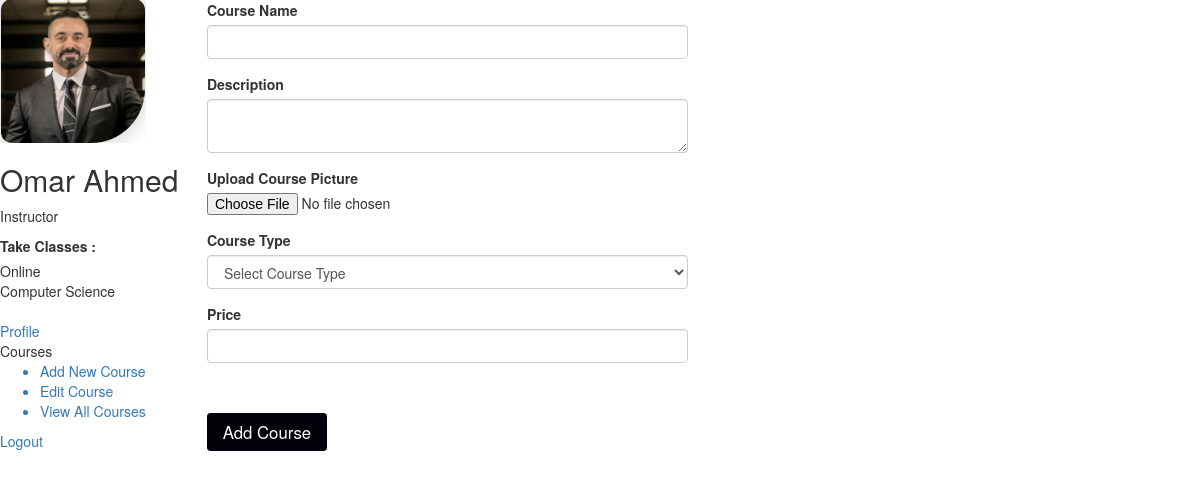
Page /dash/teacher/newcourse (signed in) on the committed database.
### ehub/models.py (models this page shows, shortened)
class Instructor(db.Model):
    id = db.Column(db.Integer, primary_key = True)
    name = db.Column(db.String(length=35), nullable = False, unique = True)
    email=db.Column(db.String(length=120), nullable = False, unique = True)
    password = db.Column(db.String(length=60), nullable = False)
    image_file = db.Column(db.String(length=20), nullable=False, default='default.jpg')
    biography = db.Column(db.Text, nullable = False)
    expertise = db.Column(db.String(length=25),nullable = False)
    course_type = db.Column(db.String(length=15),nullable = False)
    category_id = db.Column(db.Integer, db.ForeignKey('category.id'), nullable=False)
    courses = db.relationship('Course', backref='instructor', lazy=True, cascade='delete')

### ehub/routes.py (the view, shortened to what this page needs)
@app.route("/dash/teacher/newcourse", methods=['GET', 'POST'], strict_slashes=False)
@login_required
@instructor_Permission.require()
def account_course():
    user_id = current_user.id
    teacher, image_teacher = get_instructordata(user_id)
    form = Add_newcourse_Form()
    return render_template("new_course.html", image_file = image_teacher, name = teacher.name,
                           expert = teacher.expertise, c_type=teacher.course_type, form= form,
                           title="New_Course")

### ehub/forms.py
class Add_newcourse_Form(FlaskForm):
    name = StringField('Course Name',
                           validators=[DataRequired(), validate_name, Length(min=2, max=20)])
    description = TextAreaField('Description', validators=[DataRequired(), Length(min=10)])
    picture = FileField('Upload Course Picture', validators=[FileAllowed(['jpg', 'png', 'jpeg'])])
    Course_type = SelectField("Course Type",choices=["Select Course Type", "Online", "Videos"], validators=[DataRequired()])
    price = IntegerField("Price", validators=[DataRequired()])
    Add_Course = SubmitField('Add Course')

### ehub/models.py (called while the page is built)
@login_manager.user_loader
def load_user(user_id):
    return User.query.get(int(user_id))

### ehub/routes.py (called while the page is built)
def get_instructordata(user_id):
    user = User.query.filter_by(id =user_id).first()
    teacher = Instructor.query.filter_by(id =user.user_id).first()
    image_file = teacher.image_file
    return teacher, image_file

### ehub/templates/new_course.html (shortened to what this page needs)
<html lang="en">
  <head>
    <link
      rel="stylesheet"
      href="https://cdnjs.cloudflare.com/ajax/libs/jqueryui/1.12.1/themes/base/jquery-ui.min.css"
    />
    <link
      rel="stylesheet"
      href="https://cdnjs.cloudflare.com/ajax/libs/twitter-bootstrap/3.3.7/css/bootstrap.min.css"
    />
    <link
      rel="stylesheet"
      href="https://cdnjs.cloudflare.com/ajax/libs/font-awesome/4.7.0/css/font-awesome.min.css"
    />
    <link
      rel="stylesheet"
      href="https://cdnjs.cloudflare.com/ajax/libs/simple-line-icons/2.4.1/css/simple-line-icons.min.css"
    />
    <link
      rel="stylesheet"
      href="https://cdnjs.cloudflare.com/ajax/libs/OwlCarousel2/2.3.4/assets/owl.carousel.min.css"
    />
    <link
      rel="stylesheet"
      href="https://cdnjs.cloudflare.com/ajax/libs/OwlCarousel2/2.3.4/assets/owl.theme.default.min.css"
    />
    <link
      rel="stylesheet"
      href="https://cdnjs.cloudflare.com/ajax/libs/select2/4.0.5/css/select2.min.css"
    />
    <link
      rel="stylesheet"
      href="https://cdnjs.cloudflare.com/ajax/libs/bootstrap-daterangepicker/3.0.5/daterangepicker.min.css"
    />
    <link
      rel="stylesheet"
      href="https://cdnjs.cloudflare.com/ajax/libs/lightbox2/2.11.3/css/lightbox.min.css"
    />
    <link
      rel="stylesheet"
      href="https://cdnjs.cloudflare.com/ajax/libs/animate.css/3.1.1/animate.min.css"
    />
    <link
      rel="stylesheet"
      href="https://cdnjs.cloudflare.com/ajax/libs/bootstrap-sweetalert/1.0.1/sweetalert.min.css"
    />
    <link
      rel="stylesheet"
      href="https://www.academiescity.com/css/front_scss.css"
    />
    <link rel="stylesheet" href="https://www.academiescity.com/css/front.css" />
    <link
      rel="stylesheet"
      type="text/css"
      href="{{ url_for('static', filename='style.css') }}"
    />
  </head>
  <div class="new_course">
    <div class="content-section" style="width:250px">
      <div class="media">
        <img class="rounded-circle account-img" src="{{ url_for('static', filename='profile_pics/'+ image_file) }}" />
        <div class="media-body">
          <h2 class="account-heading">{{name}}</h2>
          <p>Instructor</p>
          <div class="tib-take-class">
            <label text-align: right>Take Classes :</label>
            <div class="course-types tib-type clearfix">
              {% if c_type == "Both" %}
              <div class="course-type c-live">Online</div>
              <div class="course-type c-in_house">Videos</div>
              {% else %}
              <div class="course-type c-live">{{c_type}}</div>
              {% endif %}
            </div>
            <div class="expertice-item">{{expert}}</div>
          </div>
          <br />
          <div id="sidebar">
            <a href="/dash/teacher/profile">Profile</a>
            <br>
            Courses
            <ul>
              <a href="/dash/teacher/newcourse"> <li>Add New Course</li></a>
              <a href="/dash/teacher/editcourse"> <li> Edit Course </li></a>
              <a href="/dash/teacher/viewcourses"> <li> View All Courses </li></a>
            </ul>
            <a href="/logout">Logout</a>
          </div>
        </div>
      </div>
    </div>
    <div class="content-section"style=" flex-basis:100%;">
      <form method="POST" action="" enctype="multipart/form-data">
        <div class="box box-default">
          <div class="box-body">
            <div class="row">
              <div class="col-md-6">
                <fieldset align-items-center class="form-group">
                  <div class="form-group">
                    {{ form.name.label(class="form-control-label") }} {{
                    form.name(class="form-control form-control-lg") }}
                  </div>
                  <div class="form-group">
                    {{ form.description.label(class="form-control-label") }}
                    {{ form.description(class="form-control
                    form-control-lg") }}
                  </div>
                  <div class="form-group">
                    {{ form.picture.label() }} {{
                    form.picture(class="form-control-file") }}
                  </div>
                  <div class="form-group">
                    {{ form.Course_type.label(class="form-control-label") }}
                    {{ form.Course_type(class= 'form-control
                    form-control-lg') }}
                  </div>
                  <div class="form-group">
                    {{ form.price.label(class="form-control-label") }} {{
                    form.price(class="form-control form-control-lg") }}
                  </div>
                </fieldset>
                <br />
                <div class="form-group">
                  {{ form.Add_Course (class= "btn btn-lg btn-primary") }}
                </div>
              </div>
            </div>
          </div>
        </div>
      </form>
    </div>
  </div>
</html>

### ehub/static/style.css (style rules this page uses)
.new_course { display:flex; }
* { box-sizing: border-box; }
:root { --padding-x: 20px; --padding-y: 10px; --mainColor: #02020b; --lightColor-1: #ece4b7; --lightColor-2: #e6aa68; --lightColor-3: #ffffff; --lightColor-4: #f8f7f9; --darkColor-1: #191921; --darkColor-2: #303037; --darkColor-3: #f9f9f9; --dangerColor: #ef5350; --bs-border-width: 1px; --bs-border-radius: 0.375rem; --mainTransition: 0.5s; --boxShadow: 1px 1px 2px var(--darkColor-2); font-family: "Roboto", sans-serif; font-weight: 300; color: var(--darkColor); }
.btn { --bs-btn-padding-x: 0.75rem; --bs-btn-padding-y: 0.65rem; --bs-btn-font-weight: 400; --bs-btn-line-height: 1.5; --bs-btn-color: var(--lightColor-3); --bs-btn-bg: var(--mainColor); --bs-btn-border-width: var(--bs-border-width); --bs-btn-border-color: transparent; --bs-btn-border-radius: var(--bs-border-radius); display: inline-block; padding: var(--bs-btn-padding-y) var(--bs-btn-padding-x); font-weight: var(--bs-btn-font-weight); line-height: var(--bs-btn-line-height); color: var(--bs-btn-color); cursor: pointer; border: none; border-radius: var(--bs-btn-border-radius); background-color: var(--bs-btn-bg); transition: color 0.15s ease-in-out, background-color 0.15s ease-in-out, border-color 0.15s ease-in-out, box-shadow 0.15s ease-in-out; width: 120px; position: relative; font-size: 1.2em; font-weight: 400; }
.btn::after { content: ""; background-color: var(--lightColor-3); opacity: 0; position: absolute; width: 100%; height: 100%; top: 0; right: 0; transition: var(--mainTransition); }

### rows in the picture
Instructor: image_file (picture), name "Omar Ahmed", course_type "Online", expertise "Computer Science"
